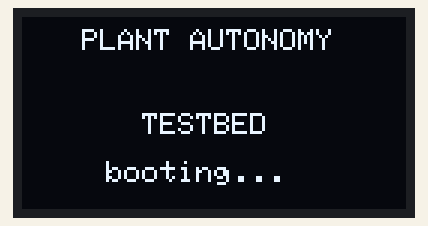
Recording of a program running on a simulated ESP32. Parts: 128×64 one-colour display. What the program prints to the serial monitor is not drawn.

Above: at 0.6 s.
At 2.6 s:
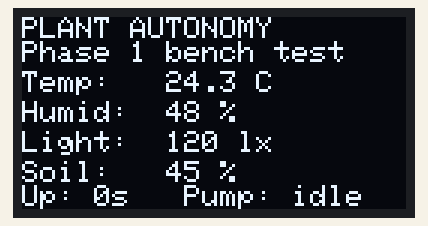
At 9.8 s:
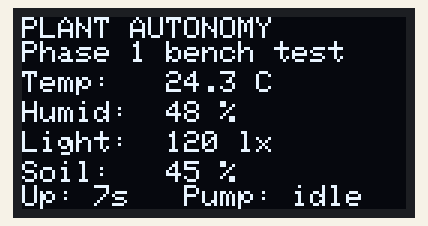
At 20.1 s:
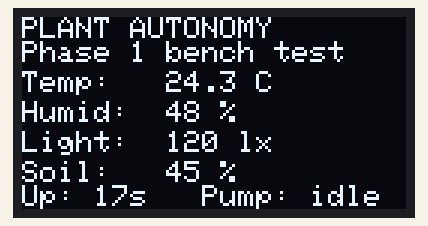
At 29.3 s:
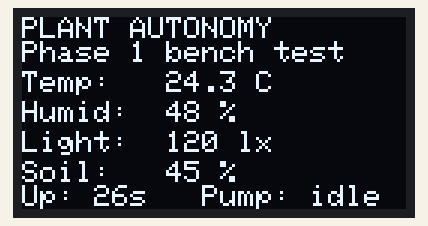
At 38.5 s:
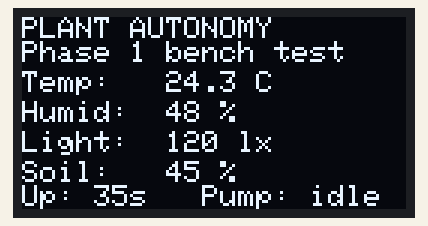

Measured:
- what the display in image 0 shows lasts 2.0 s, from 0.6 s to 2.6 s
- what the display in image 1 shows lasts 1.0 s, from 2.6 s to 3.6 s

The program:

main.cpp
```cpp
/*
 * Plant Autonomy Testbed — Phase 1 component test
 * Display: SSD1306 128x64 OLED, yellow/blue split (top 16px yellow, bottom 48px blue)
 *
 * Wiring:
 *   OLED VCC -> 3.3V on extension board
 *   OLED GND -> GND rail
 *   OLED SCL -> GPIO22 (shared I2C bus with BME280 and BH1750)
 *   OLED SDA -> GPIO21 (shared I2C bus)
 *
 * Test behavior:
 *   1. Splash screen on boot (2 seconds)
 *   2. Mock dashboard refreshing once per second, with a live uptime counter
 *      so the screen is visibly active (proves we are not looking at a static image)
 *
 * Mock dashboard layout (preview of the eventual Phase 2 UI):
 *   Yellow zone (top 16 px):  project title + phase label
 *   Blue zone (bottom 48 px): sensor data lines + uptime
 */

#include <Arduino.h>
#include <Wire.h>
#include <Adafruit_GFX.h>
#include <Adafruit_SSD1306.h>

static const uint8_t  SCREEN_WIDTH   = 128;
static const uint8_t  SCREEN_HEIGHT  = 64;
static const int8_t   OLED_RESET_PIN = -1;       // no dedicated reset line
static const uint8_t  OLED_ADDRESS   = 0x3C;     // default for most SSD1306 modules

Adafruit_SSD1306 display(SCREEN_WIDTH, SCREEN_HEIGHT, &Wire, OLED_RESET_PIN);

uint32_t start_ms = 0;

void drawDashboard(uint32_t uptime_s) {
  display.clearDisplay();
  display.setTextSize(1);
  display.setTextColor(SSD1306_WHITE);

  // Yellow zone — title (y = 0..15)
  display.setCursor(0, 0);
  display.print(F("PLANT AUTONOMY"));
  display.setCursor(0, 8);
  display.print(F("Phase 1 bench test"));

  // Blue zone — mock sensor data (y = 16..63)
  display.setCursor(0, 18);
  display.print(F("Temp:   24.3 C"));
  display.setCursor(0, 28);
  display.print(F("Humid:  48 %"));
  display.setCursor(0, 38);
  display.print(F("Light:  120 lx"));
  display.setCursor(0, 48);
  display.print(F("Soil:   45 %"));
  display.setCursor(0, 56);
  display.print(F("Up: "));
  display.print(uptime_s);
  display.print(F("s   Pump: idle"));

  display.display();
}

void setup() {
  Serial.begin(115200);
  delay(500);
  Serial.println();
  Serial.println(F("Plant Autonomy Testbed — OLED bench test"));
  Serial.println(F("========================================"));

  Wire.begin();

  if (!display.begin(SSD1306_SWITCHCAPVCC, OLED_ADDRESS)) {
    Serial.println(F("ERROR: SSD1306 not found at I2C address 0x3C."));
    Serial.println(F("Check wiring (SDA->GPIO21, SCL->GPIO22, VCC->3V3, GND->GND)."));
    Serial.println(F("Some modules use 0x3D — verify with an I2C scanner if 0x3C fails."));
    while (true) { delay(1000); }
  }

  Serial.print(F("SSD1306 detected at I2C address 0x"));
  Serial.println(OLED_ADDRESS, HEX);
  Serial.println(F("Displaying splash, then mock dashboard refreshing at 1 Hz."));

  // Splash
  display.clearDisplay();
  display.setTextSize(1);
  display.setTextColor(SSD1306_WHITE);
  display.setCursor(20, 4);
  display.print(F("PLANT AUTONOMY"));
  display.setCursor(40, 32);
  display.print(F("TESTBED"));
  display.setCursor(28, 48);
  display.print(F("booting..."));
  display.display();
  delay(2000);

  start_ms = millis();
}

void loop() {
  uint32_t uptime_s = (millis() - start_ms) / 1000;
  drawDashboard(uptime_s);
  delay(1000);
}
```
